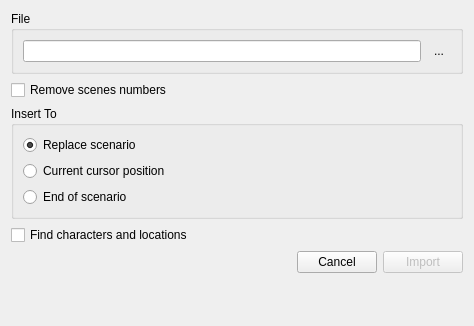
<?xml version="1.0" encoding="UTF-8"?>
<ui version="4.0">
 <class>ImportDialog</class>
 <widget class="QWidget" name="ImportDialog">
  <property name="geometry">
   <rect>
    <x>0</x>
    <y>0</y>
    <width>474</width>
    <height>326</height>
   </rect>
  </property>
  <property name="minimumSize">
   <size>
    <width>474</width>
    <height>0</height>
   </size>
  </property>
  <property name="windowTitle">
   <string>Import Scenario</string>
  </property>
  <layout class="QFormLayout" name="formLayout">
   <property name="fieldGrowthPolicy">
    <enum>QFormLayout::AllNonFixedFieldsGrow</enum>
   </property>
   <item row="0" column="0" colspan="2">
    <widget class="QGroupBox" name="groupBox">
     <property name="title">
      <string>File</string>
     </property>
     <layout class="QHBoxLayout" name="horizontalLayout_3">
      <item>
       <widget class="QLineEdit" name="file">
        <property name="text">
         <string/>
        </property>
        <property name="readOnly">
         <bool>false</bool>
        </property>
       </widget>
      </item>
      <item>
       <widget class="QToolButton" name="browseFile">
        <property name="toolTip">
         <string>Browse...</string>
        </property>
        <property name="text">
         <string>...</string>
        </property>
        <property name="icon">
         <iconset resource="../../Resources/Resources.qrc">
          <normaloff>:/Graphics/Icons/browse.png</normaloff>:/Graphics/Icons/browse.png</iconset>
        </property>
        <property name="iconSize">
         <size>
          <width>22</width>
          <height>22</height>
         </size>
        </property>
        <property name="autoRaise">
         <bool>true</bool>
        </property>
       </widget>
      </item>
     </layout>
    </widget>
   </item>
   <item row="5" column="0" colspan="2">
    <layout class="QHBoxLayout" name="horizontalLayout">
     <item>
      <spacer name="horizontalSpacer">
       <property name="orientation">
        <enum>Qt::Horizontal</enum>
       </property>
       <property name="sizeHint" stdset="0">
        <size>
         <width>40</width>
         <height>20</height>
        </size>
       </property>
      </spacer>
     </item>
     <item>
      <widget class="QPushButton" name="cancel">
       <property name="text">
        <string>Cancel</string>
       </property>
      </widget>
     </item>
     <item>
      <widget class="QPushButton" name="importTo">
       <property name="enabled">
        <bool>false</bool>
       </property>
       <property name="text">
        <string>Import</string>
       </property>
       <property name="default">
        <bool>true</bool>
       </property>
      </widget>
     </item>
    </layout>
   </item>
   <item row="2" column="0" colspan="2">
    <widget class="QGroupBox" name="groupBox_2">
     <property name="title">
      <string>Insert To</string>
     </property>
     <layout class="QVBoxLayout" name="verticalLayout">
      <item>
       <widget class="QRadioButton" name="replaceScenario">
        <property name="text">
         <string>Replace scenario</string>
        </property>
        <property name="checked">
         <bool>true</bool>
        </property>
       </widget>
      </item>
      <item>
       <widget class="QRadioButton" name="currentCursorPosition">
        <property name="text">
         <string>Current cursor position</string>
        </property>
       </widget>
      </item>
      <item>
       <widget class="QRadioButton" name="endOfScenario">
        <property name="text">
         <string>End of scenario</string>
        </property>
       </widget>
      </item>
     </layout>
    </widget>
   </item>
   <item row="1" column="0" colspan="2">
    <widget class="QCheckBox" name="removeScenesNumbers">
     <property name="text">
      <string>Remove scenes numbers</string>
     </property>
    </widget>
   </item>
   <item row="3" column="0" colspan="2">
    <widget class="QCheckBox" name="findCharactersAndLocations">
     <property name="text">
      <string>Find characters and locations</string>
     </property>
    </widget>
   </item>
  </layout>
 </widget>
 <tabstops>
  <tabstop>file</tabstop>
  <tabstop>browseFile</tabstop>
  <tabstop>removeScenesNumbers</tabstop>
  <tabstop>replaceScenario</tabstop>
  <tabstop>currentCursorPosition</tabstop>
  <tabstop>endOfScenario</tabstop>
  <tabstop>findCharactersAndLocations</tabstop>
  <tabstop>cancel</tabstop>
  <tabstop>importTo</tabstop>
 </tabstops>
 <resources>
  <include location="../../Resources/Resources.qrc"/>
 </resources>
 <connections/>
</ui>
